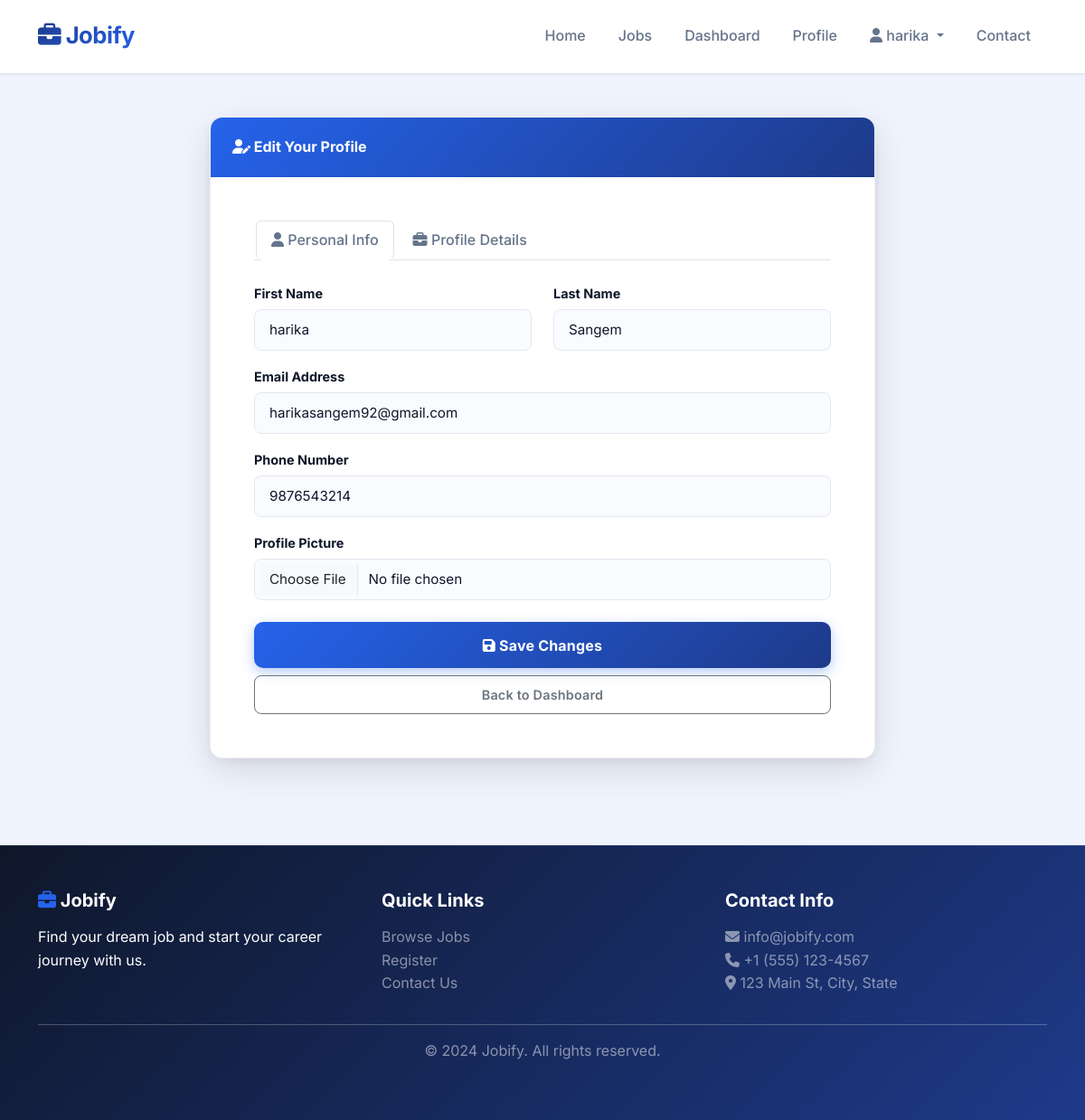
Page /dashboard/job-seeker/profile/edit/ (signed in) on the committed database.
### jobs/models.py (models this page shows, shortened)
class CustomUser(AbstractUser):
    ROLE_CHOICES = (
        ('admin', 'Admin'),
        ('employer', 'Employer'),
        ('job_seeker', 'Job Seeker'),
    )
    role = models.CharField(
        max_length=20,
        choices=ROLE_CHOICES,
        default='job_seeker'
    )
    phone = models.CharField(
        max_length=15,
        blank=True,
        null=True
    )
    profile_picture = models.ImageField(
        upload_to='profile_pictures/',
        blank=True,
        null=True
    )
    is_verified = models.BooleanField(default=False)
    created_at = models.DateTimeField(auto_now_add=True)
    updated_at = models.DateTimeField(auto_now=True)
    class Meta:
        db_table = 'custom_user'
        ordering = ['-created_at']

### jobs/views.py (the view)
# urls.py: path('dashboard/job-seeker/profile/edit/', views.job_seeker_profile_edit, name='job_seeker_profile_edit'),
@login_required(login_url='login')
def job_seeker_profile_edit(request):
    if request.user.role != 'job_seeker':
        messages.error(request, 'Access denied.')
        return redirect('home')
    try:
        profile = JobSeekerProfile.objects.get(user=request.user)
    except JobSeekerProfile.DoesNotExist:
        profile = JobSeekerProfile.objects.create(user=request.user)
    if request.method == 'POST':
        user_form = CustomUserChangeForm(request.POST, request.FILES, instance=request.user)
        profile_form = JobSeekerProfileForm(request.POST, request.FILES, instance=profile)
        if user_form.is_valid() and profile_form.is_valid():
            user_form.save()
            profile_form.save()
            messages.success(request, 'Profile updated successfully!')
            return redirect('job_seeker_dashboard')
    else:
        user_form = CustomUserChangeForm(instance=request.user)
        profile_form = JobSeekerProfileForm(instance=profile)
    context = {
        'user_form': user_form,
        'profile_form': profile_form,
        'profile': profile
    }
    return render(request, 'jobs/job_seeker_profile_edit.html', context)

### jobs/forms.py
class CustomUserChangeForm(UserChangeForm):
    class Meta:
        model = CustomUser
        fields = ('first_name', 'last_name', 'email', 'phone', 'profile_picture')
    def __init__(self, *args, **kwargs):
        super().__init__(*args, **kwargs)
        self.fields['first_name'].widget.attrs.update({'class': 'form-control'})
        self.fields['last_name'].widget.attrs.update({'class': 'form-control'})
        self.fields['email'].widget.attrs.update({'class': 'form-control'})
        if 'phone' in self.fields:
            self.fields['phone'].widget.attrs.update({'class': 'form-control'})
        if 'profile_picture' in self.fields:
            self.fields['profile_picture'].widget.attrs.update({'class': 'form-control'})

class JobSeekerProfileForm(forms.ModelForm):
    class Meta:
        model = JobSeekerProfile
        fields = ('resume', 'skills', 'bio', 'experience_years', 'location')
        widgets = {
            'resume': forms.FileInput(attrs={'class': 'form-control'}),
            'skills': forms.Textarea(attrs={
                'class': 'form-control',
                'placeholder': 'Enter skills separated by commas',
                'rows': 3
            }),
            'bio': forms.Textarea(attrs={
                'class': 'form-control',
                'placeholder': 'Brief bio',
                'rows': 4
            }),
            'experience_years': forms.NumberInput(attrs={'class': 'form-control'}),
            'location': forms.TextInput(attrs={
                'class': 'form-control',
                'placeholder': 'Your location'
            })
        }

### jobs/templates/jobs/job_seeker_profile_edit.html (shortened to what this page needs)
{% extends 'jobs/base.html' %}
{% load static %}
{% block content %}
<section class="edit-profile-section py-5">
    <div class="container">
        <div class="row justify-content-center">
            <div class="col-lg-8">
                <div class="card border-0 shadow-lg">
                    <div class="card-header bg-primary text-white fw-bold">
                        <i class="fas fa-user-edit"></i> Edit Your Profile
                    </div>
                    <div class="card-body p-5">
                        <ul class="nav nav-tabs mb-4" role="tablist">
                            <li class="nav-item" role="presentation">
                                <button class="nav-link active" id="personal-tab" data-bs-toggle="tab"
                                        data-bs-target="#personal" type="button" role="tab">
                                    <i class="fas fa-user"></i> Personal Info
                                </button>
                            </li>
                            <li class="nav-item" role="presentation">
                                <button class="nav-link" id="profile-tab" data-bs-toggle="tab"
                                        data-bs-target="#profile" type="button" role="tab">
                                    <i class="fas fa-briefcase"></i> Profile Details
                                </button>
                            </li>
                        </ul>
                        <div class="tab-content">
                            <div class="tab-pane fade show active" id="personal" role="tabpanel">
                                <form method="post" enctype="multipart/form-data" novalidate>
                                    <div class="row">
                                        <div class="col-md-6 mb-3">
                                            <label for="{{ user_form.first_name.id_for_label }}" class="form-label fw-bold">First Name</label>
                                            {{ user_form.first_name }}
                                        </div>
                                        <div class="col-md-6 mb-3">
                                            <label for="{{ user_form.last_name.id_for_label }}" class="form-label fw-bold">Last Name</label>
                                            {{ user_form.last_name }}
                                        </div>
                                    </div>
                                    <div class="mb-3">
                                        <label for="{{ user_form.email.id_for_label }}" class="form-label fw-bold">Email Address</label>
                                        {{ user_form.email }}
                                    </div>
                                    <div class="mb-3">
                                        <label for="{{ user_form.phone.id_for_label }}" class="form-label fw-bold">Phone Number</label>
                                        {{ user_form.phone }}
                                    </div>
                                    <div class="mb-3">
                                        <label for="{{ user_form.profile_picture.id_for_label }}" class="form-label fw-bold">Profile Picture</label>
                                        {{ user_form.profile_picture }}
                                    </div>
                            </div>
                        </div>
                        <div class="d-grid gap-2 mt-4">
                            <button type="submit" class="btn btn-primary btn-lg fw-bold">
                                <i class="fas fa-save"></i> Save Changes
                            </button>
                            <a href="{% url 'job_seeker_dashboard' %}" class="btn btn-outline-secondary">
                                Back to Dashboard
                            </a>
                        </div>
                    </div>
                </div>
            </div>
        </div>
    </div>
</section>
{% endblock %}

### jobs/templates/jobs/base.html (shortened to what this page needs)
{% load static %}
<!DOCTYPE html>
<html lang="en">
<head>
    <link href="https://cdnjs.cloudflare.com/ajax/libs/bootstrap/5.3.0/css/bootstrap.min.css" rel="stylesheet">
    <link href="https://cdnjs.cloudflare.com/ajax/libs/font-awesome/6.4.0/css/all.min.css" rel="stylesheet">
    <link href="{% static 'css/style.css' %}" rel="stylesheet">
</head>
<body>
    <nav class="navbar navbar-expand-lg navbar-light bg-white shadow-sm">
        <div class="container">
            <a class="navbar-brand fw-bold text-primary" href="{% url 'home' %}">
                <i class="fas fa-briefcase"></i> Jobify
            </a>
            <div class="collapse navbar-collapse" id="navbarNav">
                <ul class="navbar-nav ms-auto">
                    <li class="nav-item">
                        <a class="nav-link" href="{% url 'home' %}">Home</a>
                    </li>
                    <li class="nav-item">
                        <a class="nav-link" href="{% url 'job_list' %}">Jobs</a>
                    </li>
                    {% if user.is_authenticated %}
                        {% if user.role == 'job_seeker' %}
                            <li class="nav-item">
                                <a class="nav-link" href="{% url 'job_seeker_dashboard' %}">Dashboard</a>
                            </li>
                            <li class="nav-item">
                                <a class="nav-link" href="{% url 'job_seeker_profile_edit' %}">Profile</a>
                            </li>
                        {% endif %}
                        <li class="nav-item dropdown">
                            <a class="nav-link dropdown-toggle" href="#" id="userDropdown" role="button" data-bs-toggle="dropdown">
                                <i class="fas fa-user"></i> {{ user.first_name }}
                            </a>
                        </li>
                    {% endif %}
                    <li class="nav-item">
                        <a class="nav-link" href="{% url 'contact' %}">Contact</a>
                    </li>
                </ul>
            </div>
        </div>
    </nav>
    <main>
        {% block content %}{% endblock %}
    </main>
    <footer class="bg-dark text-white py-5 mt-5">
        <div class="container">
            <div class="row">
                <div class="col-md-4 mb-4 mb-md-0">
                    <h5 class="fw-bold mb-3">
                        <i class="fas fa-briefcase text-primary"></i> Jobify
                    </h5>
                    <p>Find your dream job and start your career journey with us.</p>
                </div>
                <div class="col-md-4 mb-4 mb-md-0">
                    <h5 class="fw-bold mb-3">Quick Links</h5>
                    <ul class="list-unstyled">
                        <li><a href="{% url 'job_list' %}" class="text-white-50 text-decoration-none">Browse Jobs</a></li>
                        <li><a href="{% url 'register_choice' %}" class="text-white-50 text-decoration-none">Register</a></li>
                        <li><a href="{% url 'contact' %}" class="text-white-50 text-decoration-none">Contact Us</a></li>
                    </ul>
                </div>
                <div class="col-md-4">
                    <h5 class="fw-bold mb-3">Contact Info</h5>
                    <p class="text-white-50">
                        <i class="fas fa-envelope"></i> info@jobify.com<br>
                        <i class="fas fa-phone"></i> +1 (555) 123-4567<br>
                        <i class="fas fa-map-marker-alt"></i> 123 Main St, City, State
                    </p>
                </div>
            </div>
            <hr class="bg-white-50">
            <div class="text-center text-white-50">
                <p>&copy; 2024 Jobify. All rights reserved.</p>
            </div>
        </div>
    </footer>
</body>
</html>

### static/css/style.css (style rules this page uses)
:root { --primary: #1e3a8a; --primary-light: #2563eb; --primary-glow: rgba(37, 99, 235, 0.25); --accent: #f59e0b; --accent-dark: #d97706; --bg-page: #f0f4ff; --bg-card: #ffffff; --bg-dark: #0f172a; --bg-dark-card: #1e293b; --text-primary: #0f172a; --text-secondary: #64748b; --text-muted: #94a3b8; --success: #10b981; --danger: #ef4444; --warning: #f59e0b; --info: #06b6d4; --shadow-sm: 0 1px 3px rgba(0,0,0,0.08), 0 1px 2px rgba(0,0,0,0.04); --shadow-md: 0 4px 16px rgba(0,0,0,0.08), 0 2px 6px rgba(0,0,0,0.04); --shadow-lg: 0 12px 40px rgba(0,0,0,0.12), 0 4px 12px rgba(0,0,0,0.06); --shadow-glow: 0 0 30px rgba(37, 99, 235, 0.2); --radius: 14px; --radius-sm: 8px; --radius-lg: 20px; --transition: all 0.3s cubic-bezier(0.4, 0, 0.2, 1); }
*, *::before, *::after { box-sizing: border-box; }
body { font-family: 'Inter', 'Segoe UI', sans-serif; background-color: var(--bg-page); color: var(--text-primary); line-height: 1.6; -webkit-font-smoothing: antialiased; }
a { transition: var(--transition); text-decoration: none; }
.navbar { background: rgba(255,255,255,0.95) !important; backdrop-filter: blur(20px); -webkit-backdrop-filter: blur(20px); box-shadow: 0 1px 0 rgba(0,0,0,0.06), 0 4px 20px rgba(0,0,0,0.04); border-bottom: 1px solid rgba(255,255,255,0.8); transition: var(--transition); padding: 0.9rem 0; }
.navbar-brand { font-size: 1.6rem; font-weight: 800; background: linear-gradient(135deg, var(--primary) 0%, var(--primary-light) 100%); -webkit-background-clip: text; -webkit-text-fill-color: transparent; background-clip: text; transition: var(--transition); letter-spacing: -0.5px; }
.nav-link { font-weight: 500; color: var(--text-secondary) !important; padding: 0.5rem 1rem !important; border-radius: var(--radius-sm); margin: 0 2px; transition: var(--transition); }
.btn { border-radius: var(--radius-sm); font-weight: 600; font-family: 'Inter', sans-serif; transition: var(--transition); font-size: 0.9rem; letter-spacing: 0.2px; padding: 0.6rem 1.4rem; position: relative; overflow: hidden; }
.btn::after { content: ''; position: absolute; inset: 0; background: rgba(255,255,255,0); transition: var(--transition); }
.btn-primary { background: linear-gradient(135deg, var(--primary-light) 0%, var(--primary) 100%); border: none; color: white; box-shadow: 0 4px 14px rgba(37, 99, 235, 0.35); }
.btn-lg { padding: 0.85rem 2rem; font-size: 1rem; border-radius: 10px; }
.card { border-radius: var(--radius) !important; border: 1px solid rgba(0,0,0,0.06) !important; transition: var(--transition); overflow: hidden; }
.card-header { border-bottom: 1px solid rgba(0,0,0,0.06) !important; padding: 1.25rem 1.5rem; font-weight: 700; background: rgba(248,250,255,0.8) !important; }
.form-control, .form-select { border-radius: var(--radius-sm); border: 1.5px solid #e2e8f0; transition: var(--transition); font-size: 0.95rem; padding: 0.65rem 1rem; background-color: #fafbff; color: var(--text-primary); }
.form-label { color: var(--text-primary); font-weight: 600; font-size: 0.9rem; margin-bottom: 0.4rem; }
footer { background: linear-gradient(135deg, #0f172a 0%, #1e3a8a 100%) !important; margin-top: auto; color: rgba(255,255,255,0.75); border-top: 1px solid rgba(255,255,255,0.08); }
footer a { color: rgba(255, 255, 255, 0.6); text-decoration: none; transition: var(--transition); }
footer h5, footer h6 { color: white; font-weight: 700; }
.text-primary { color: var(--primary-light) !important; }
.bg-primary { background: linear-gradient(135deg, var(--primary-light), var(--primary)) !important; }
.shadow-sm { box-shadow: var(--shadow-sm) !important; }
.shadow-lg { box-shadow: var(--shadow-lg) !important; }

### rows in the picture
CustomUser: first_name "harika", last_name "Sangem", email "harikasangem92@gmail.com", phone "9876543214"
